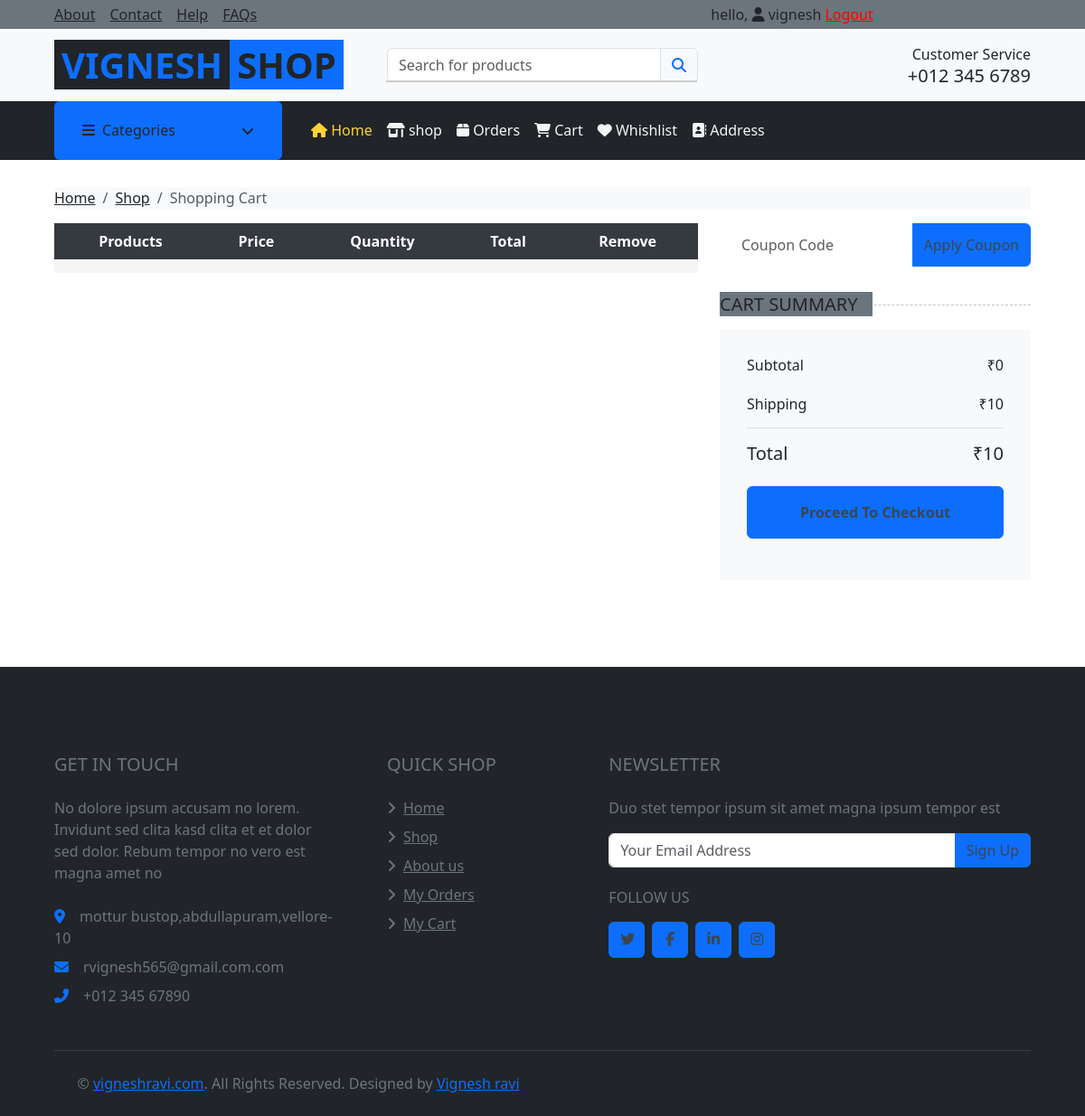
The app's page /cart/ (signed in) with its own data.
### app/models.py (models this page shows, shortened)
class CustomUser(AbstractBaseUser, PermissionsMixin):
    email = models.EmailField(max_length=255, unique=True)
    name = models.CharField(max_length=255)
    mobilenumber = models.CharField(max_length=15)
    is_active = models.BooleanField(default=True)
    is_staff = models.BooleanField(default=False)
    is_admin = models.BooleanField(default=False)
    is_superuser = models.BooleanField(default=False)
    objects = CustomUserManager()
    USERNAME_FIELD = 'email'
    REQUIRED_FIELDS = ['name', 'mobilenumber']

class Cart(models.Model):
    user = models.ForeignKey(settings.AUTH_USER_MODEL, on_delete=models.CASCADE)
    created_at = models.DateTimeField(auto_now_add=True)
    def get_total(self):
        total = sum(item.get_total_price() for item in self.items.all())
        return total

### app/cartviews.py (the view)
# urls.py: path('cart/', cart_detail, name='cart_detail'),
@login_required(login_url='login_view')
def cart_detail(request):
    categories = Category.objects.all()
    try:
        cart = Cart.objects.get(user=request.user)
        return render(request, 'pages/cart.html', {'cart': cart,'categories':categories})
    except Cart.DoesNotExist:
        return render(request, 'pages/cart.html',{'categories':categories})

### templates/pages/cart.html (shortened to what this page needs)
{% extends 'base/base.html' %}
{% block content %}
<div class="container-fluid">
    <div class="row px-xl-5">
        <div class="col-12">
            <nav class="breadcrumb bg-light mb-30">
                <a class="breadcrumb-item text-dark" href="#">Home</a>
                <a class="breadcrumb-item text-dark" href="#">Shop</a>
                <span class="breadcrumb-item active">Shopping Cart</span>
            </nav>
        </div>
    </div>
</div>
<div class="container-fluid">
    <div class="row px-xl-5">
        <div class="col-lg-8 table-responsive mb-5">
            <table class="table table-light table-borderless table-hover text-center mb-0">
                <thead class="thead-dark">
                    <tr>
                        <th>Products</th>
                        <th>Price</th>
                        <th>Quantity</th>
                        <th>Total</th>
                        <th>Remove</th>
                    </tr>
                </thead>
            </table>
        </div>
        <div class="col-lg-4">
            <form class="mb-30" action="">
                <div class="input-group">
                    <input type="text" class="form-control border-0 p-4" placeholder="Coupon Code">
                    <div class="input-group-append">
                        <button class="btn btn-primary">Apply Coupon</button>
                    </div>
                </div>
            </form>
            <h5 class="section-title position-relative text-uppercase mb-3"><span class="bg-secondary pr-3">Cart Summary</span></h5>
            <div class="bg-light p-30 mb-5">
                <div class="border-bottom pb-2">
                    <div class="d-flex justify-content-between mb-3">
                        <h6>Subtotal</h6>
                        <h6 id="subtotal">&#8377;{{ cart.get_total }}</h6>
                    </div>
                    <div class="d-flex justify-content-between">
                        <h6 class="font-weight-medium">Shipping</h6>
                        <h6 class="font-weight-medium">&#8377;10</h6>
                    </div>
                </div>
                <div class="pt-2">
                    <div class="d-flex justify-content-between mt-2">
                        <h5>Total</h5>
                        <h5 id="total">&#8377;{{ cart.get_total|add:"10" }}</h5>
                    </div>
                    <a href="{% url 'checkoutpage' %}" class="btn btn-block btn-primary font-weight-bold my-3 py-3">Proceed To Checkout</a>
                </div>
            </div>
        </div>
    </div>
</div>
{% endblock content %}

### templates/inc/topnavbar.html (shortened to what this page needs)
<div class="container-fluid">
    <div class="row bg-secondary py-1 px-xl-5">
        <div class="col-lg-6 d-none d-lg-block">
            <div class="d-inline-flex align-items-center h-100">
                <a class="text-body mr-3" href="">About</a>
                <a class="text-body mr-3" href="">Contact</a>
                <a class="text-body mr-3" href="">Help</a>
                <a class="text-body mr-3" href="">FAQs</a>
            </div>
        </div>
        <div class="col-lg-6 text-center text-lg-right">
            <div class="d-inline-flex align-items-center">
                <div class="d-flex">
                  {% if request.user.is_authenticated %}
                  <span><span>hello, <i class="fa-solid fa-user"></i> </span>{{request.user.name}} <a href="{% url 'logout_view' %}" style="color: red !important;">Logout</a></span>
                  {% else %}
                        <button class="dropdown-item bg-primary mx-1" type="button" > <a href="{% url 'signup_view' %}" style="color: white !important;">Register</a>  </button>
                        <button class="dropdown-item bg-primary mx-1" type="button"> <a href="{% url 'login_view' %}" style="color: white !important;">Login</a> </button>
                  {% endif %}
                    </div>
            </div>
        </div>
    </div>
    <div class="row align-items-center bg-light py-3 px-xl-5  ">
        <div class="col-lg-4 d-none d-lg-flex">
            <a href="" class="text-decoration-none">
                <span class="h1 text-uppercase text-primary bg-dark px-2">Vignesh</span>
                <span class="h1 text-uppercase text-dark bg-primary px-2 ml-n1">shop</span>
            </a>
        </div>
        <div class="col-lg-4 col-12 text-left">
            <div >
                <div class="input-group">
                    <input type="text" class="form-control" id="search-input"  placeholder="Search for products">
                    <div id="search-results" class="search-results"></div>
                    <div class="input-group-append">
                        <span class="input-group-text bg-transparent text-primary">
                            <i class="fa fa-search"></i>
                        </span>
                    </div>
                </div>
            </div>
        </div>
        <div class="col-lg-4 col-6 text-right d-none d-lg-block">
            <p class="m-0">Customer Service</p>
            <h5 class="m-0">+012 345 6789</h5>
        </div>
    </div>
</div>

### templates/inc/topnavbar.html (style rules this page uses)
.search-results { position: absolute; top: 36px; background-color: white; border: 1px solid #ccc; width: 100%; z-index: 1000; }

### templates/inc/mobilecategory.html (style rules this page uses)
.search-results { position: absolute; top: 36px; background-color: white; border: 1px solid #ccc; width: 100%; z-index: 1000; }

### records on screen
CustomUser: user.name "vignesh"
Cart: get_total "0", get_total|add "10"
